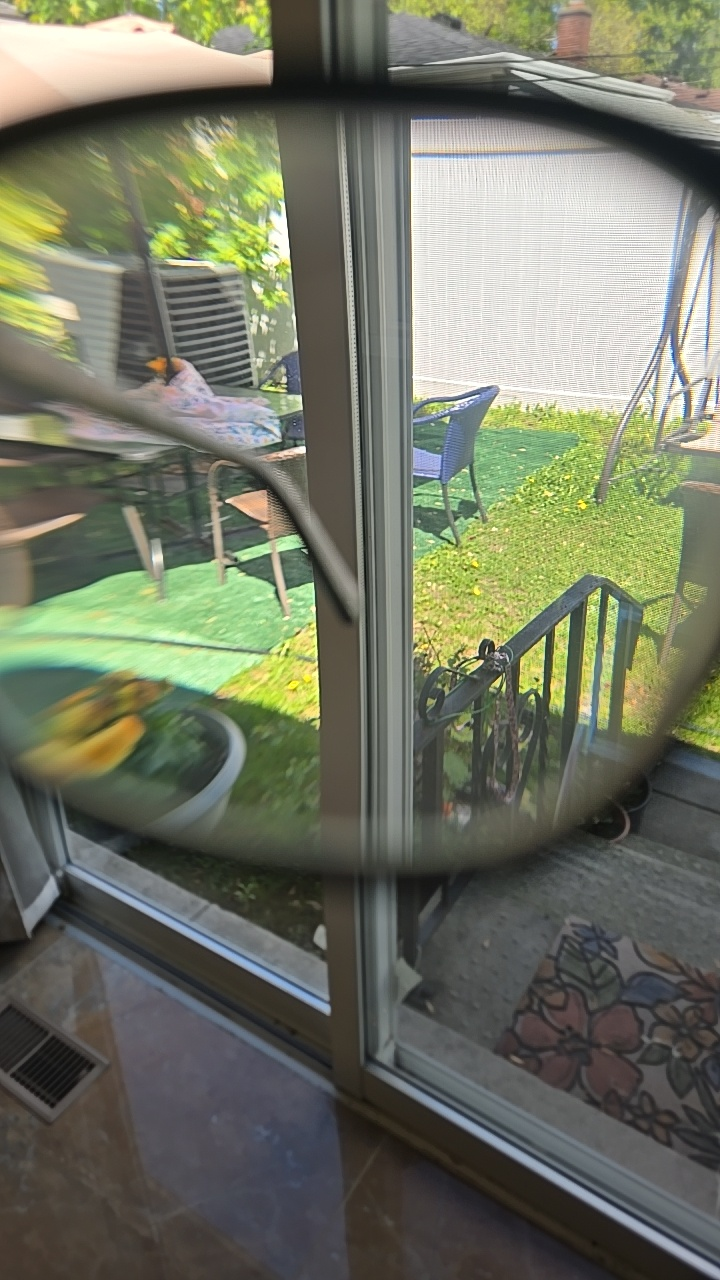
#> input picture backend/data/enroll/lensA/d3a3fc864e6c4a208cc9476d58fca7b0.jpg, 720 x 1280 px
$ python -i refractive_index.py   (imports and definitions only)
#> lines starting #> are read from the running program, lines starting #| are printed output that depends on the picture
#> further down, picture is the input picture: shape (1280, 720, 3); mean B, G, R 99.6, 117.6, 113.8
import cv2
import numpy as np
from scipy import signal
from typing import Dict, Tuple, List

def preprocess_image(image: np.ndarray) -> np.ndarray:
    """Preprocess the image for refractive index analysis."""
    # Convert to grayscale if needed
    if len(image.shape) == 3:
        gray = cv2.cvtColor(image, cv2.COLOR_BGR2GRAY)
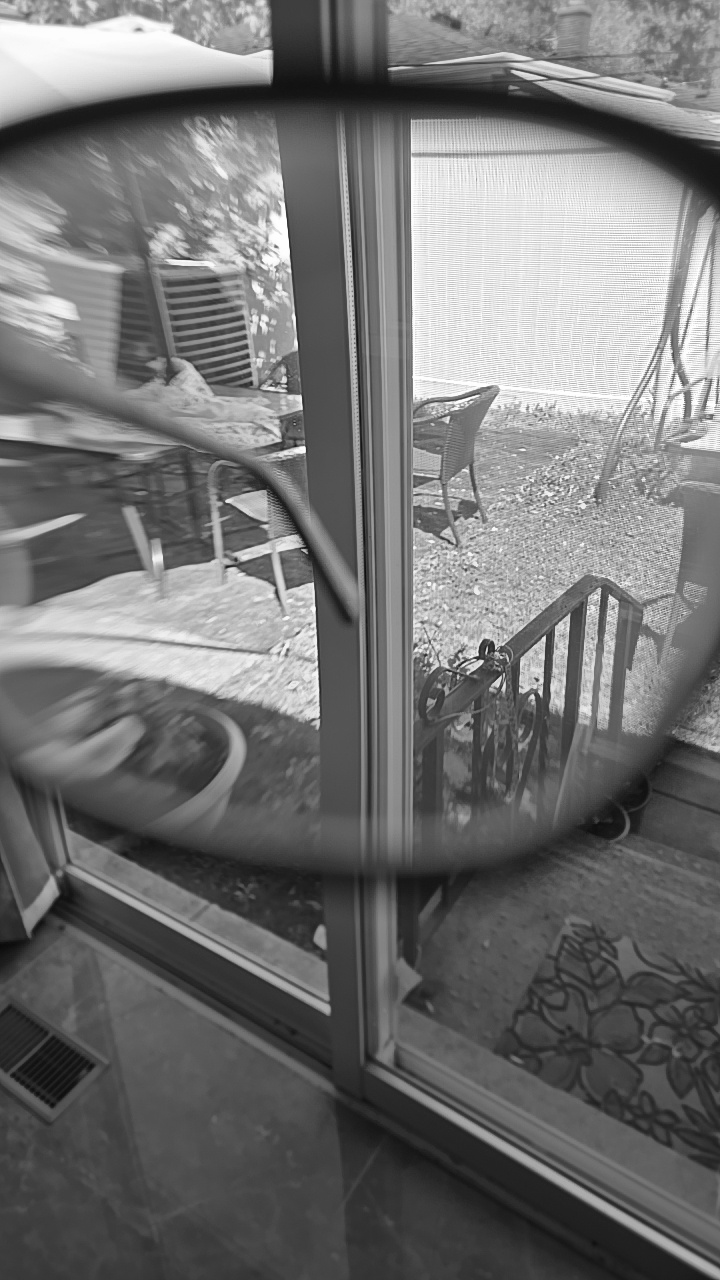
#> gray: shape (1280, 720); min 10, max 255, mean 114.4
    else:
        gray = image

    # Apply Gaussian blur to reduce noise
    blurred = cv2.GaussianBlur(gray, (5, 5), 0)

    # Enhance contrast
    clahe = cv2.createCLAHE(clipLimit=2.0, tileGridSize=(8,8))
    enhanced = clahe.apply(blurred)
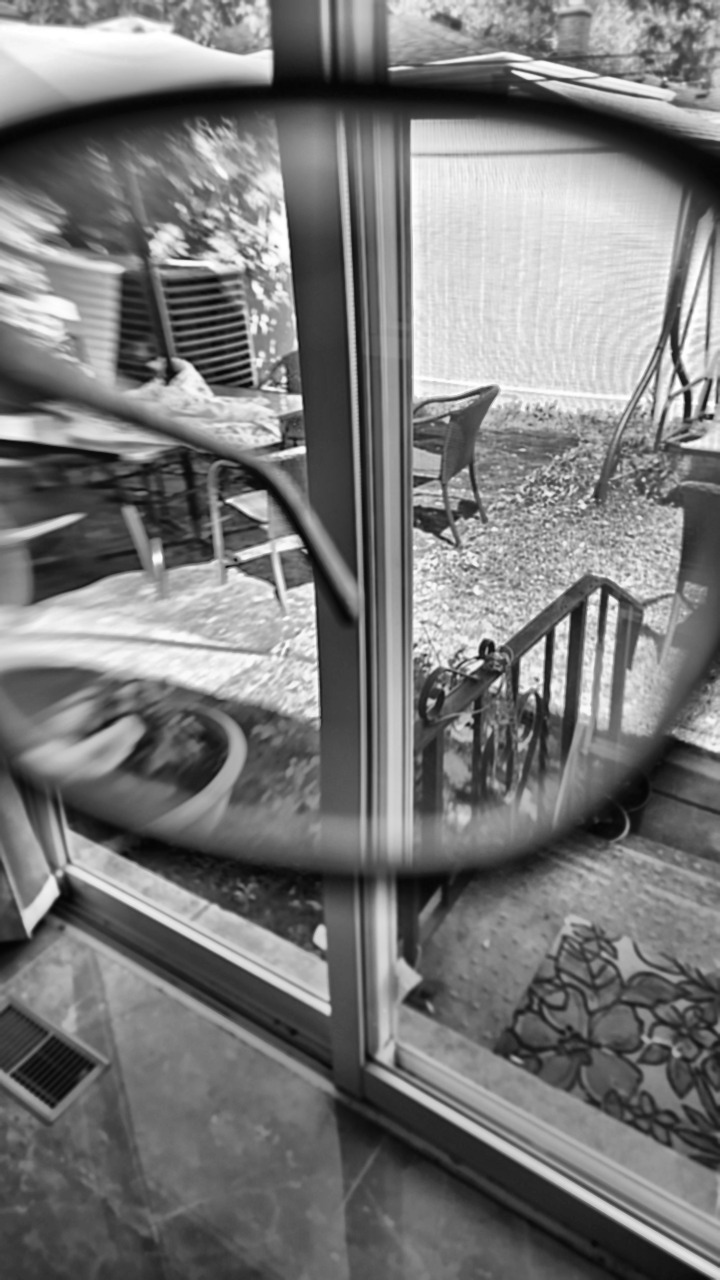
#> enhanced: shape (1280, 720); min 3, max 255, mean 121.2

    return enhanced

# [54 lines left out: functions calculate_reflectance, analyze_refractive_index, not called in this run]

>>> import cv2
>>> picture = cv2.imread('../data/enroll/lensA/d3a3fc864e6c4a208cc9476d58fca7b0.jpg')
>>> result = preprocess_image(picture)

$ run again, on backend/data/enroll/lensA/d5cf1d70385545f0acae2bfe567e8866.jpg
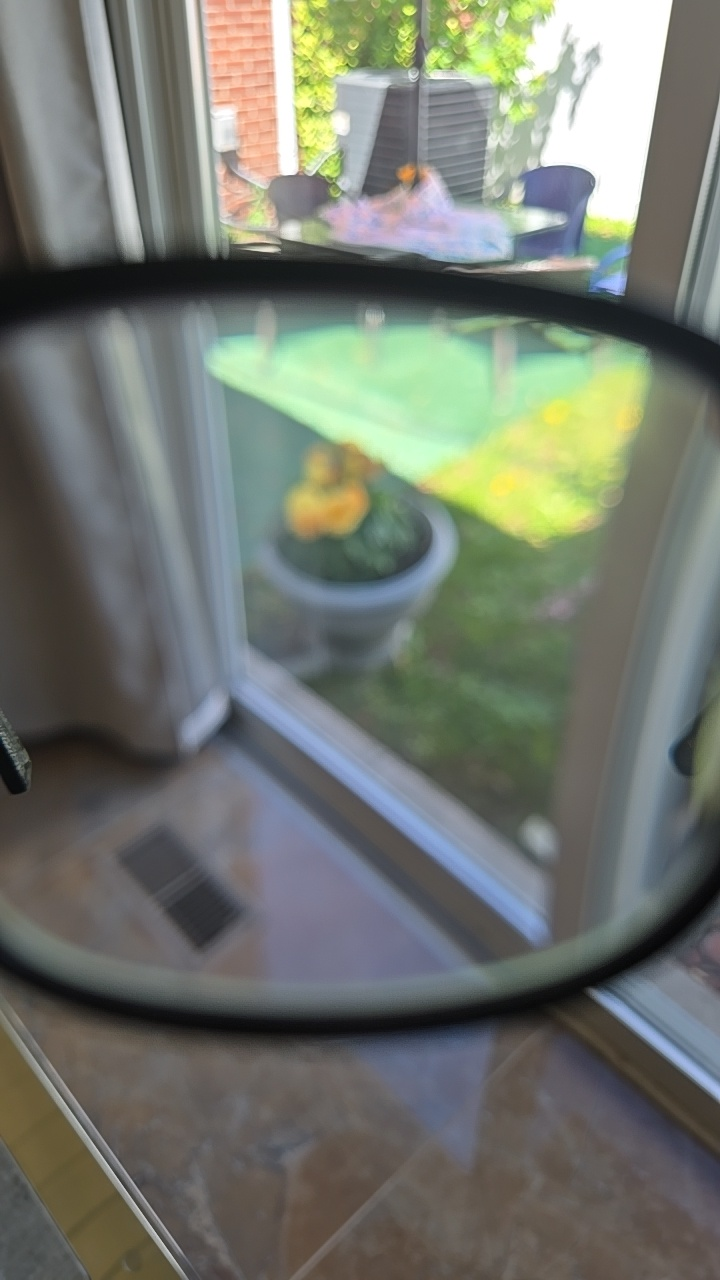
#> input picture backend/data/enroll/lensA/d5cf1d70385545f0acae2bfe567e8866.jpg, 720 x 1280 px
#> picture is the input picture: shape (1280, 720, 3); mean B, G, R 110.8, 119.7, 114.9
#> in preprocess_image, `gray = cv2.cvtColor(image, cv2.COLOR_BGR2GRAY)`:
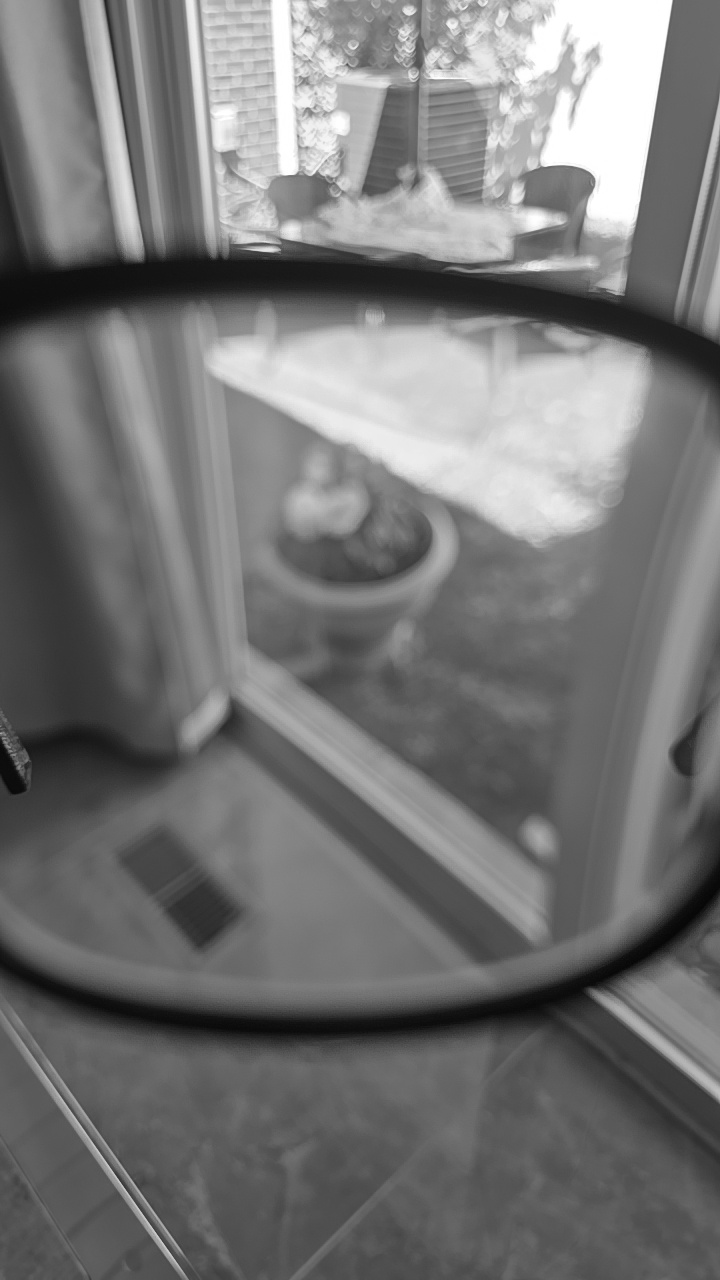
#> gray: shape (1280, 720); min 4, max 255, mean 117.2
#> in preprocess_image, `enhanced = clahe.apply(blurred)`:
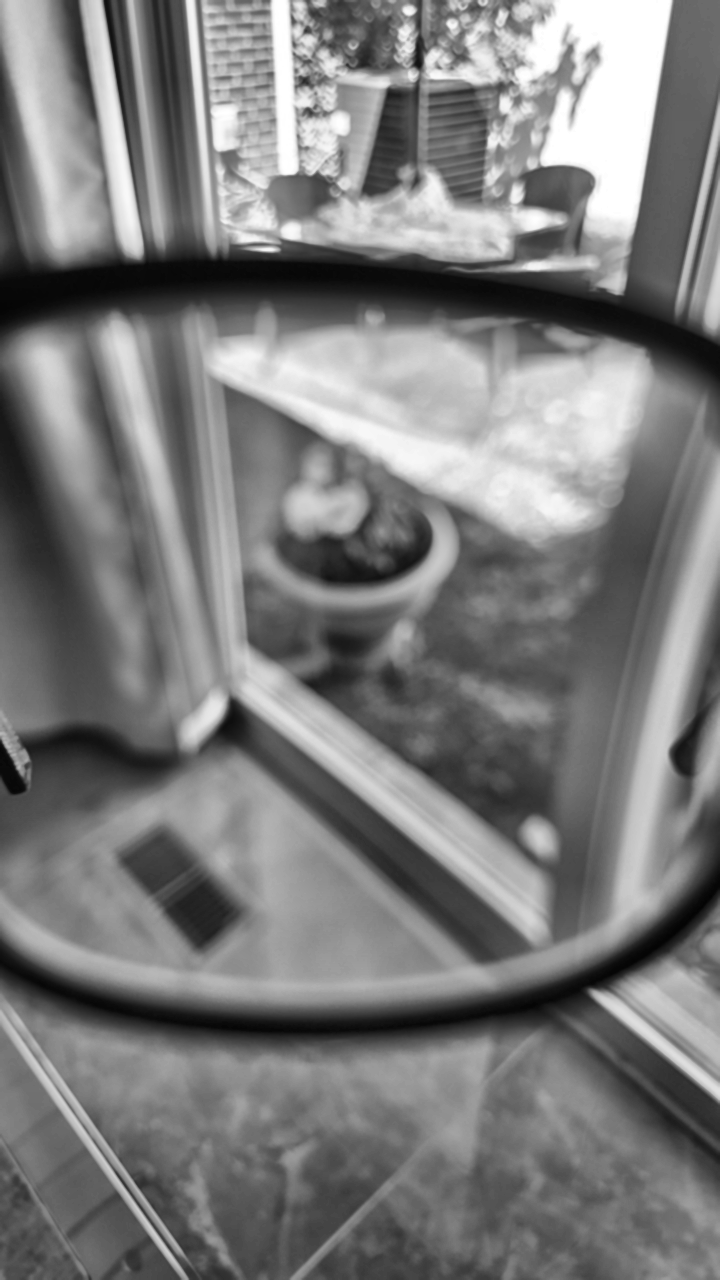
#> enhanced: shape (1280, 720); min 4, max 255, mean 123.6

$ run again, on backend/data/enroll/lensA/e8b358456f414f28bcb3d39d249b9c80.jpg
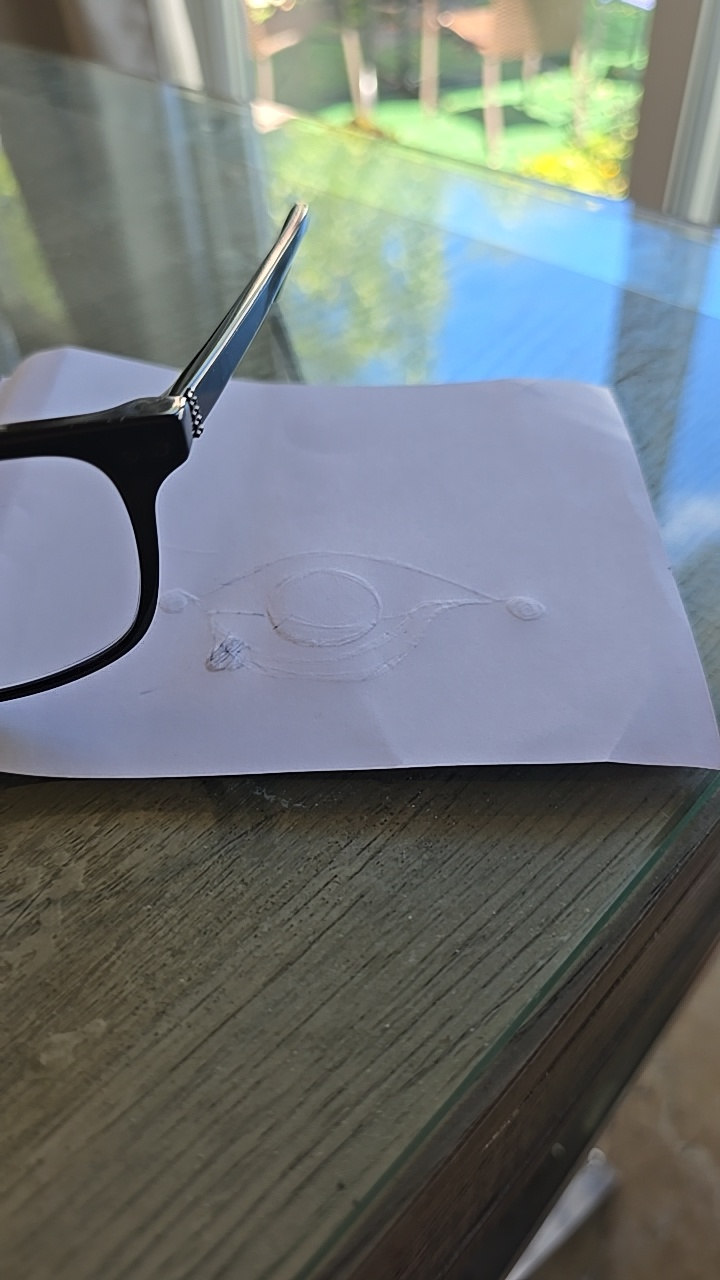
#> input picture backend/data/enroll/lensA/e8b358456f414f28bcb3d39d249b9c80.jpg, 720 x 1280 px
#> picture is the input picture: shape (1280, 720, 3); mean B, G, R 121, 119.7, 112.7
#> in preprocess_image, `gray = cv2.cvtColor(image, cv2.COLOR_BGR2GRAY)`:
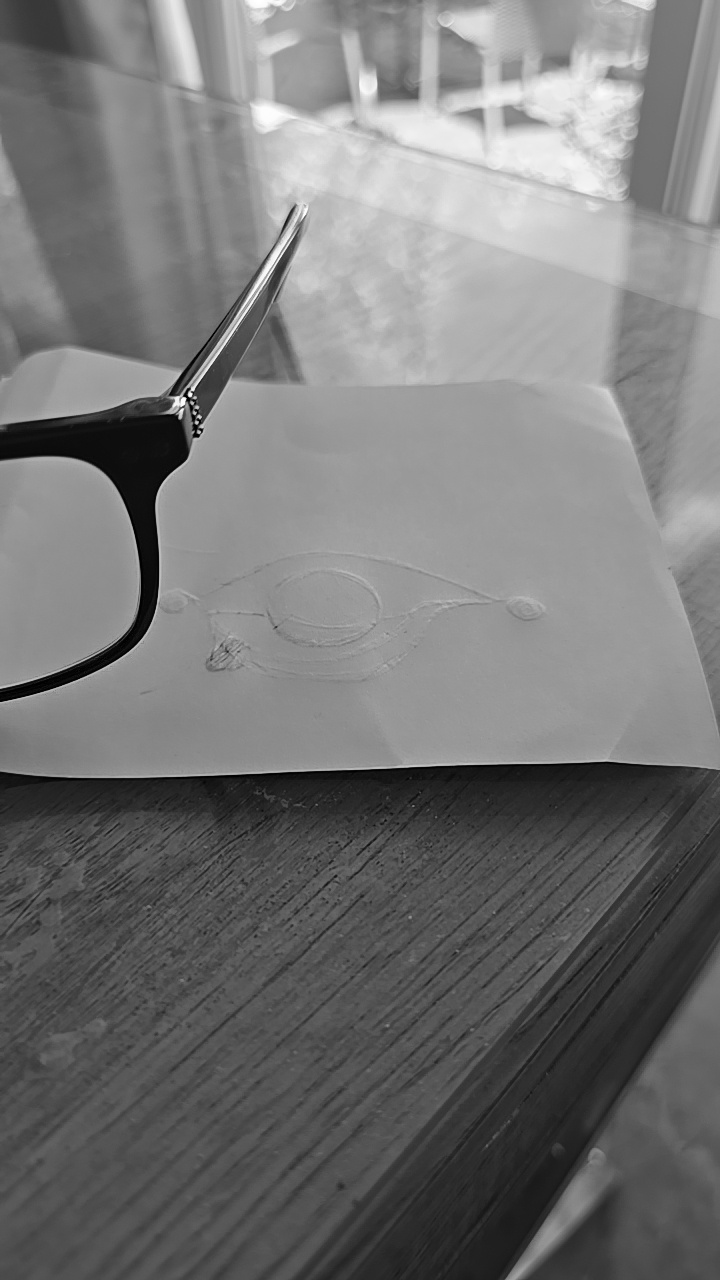
#> gray: shape (1280, 720); min 0, max 255, mean 117.7
#> in preprocess_image, `enhanced = clahe.apply(blurred)`:
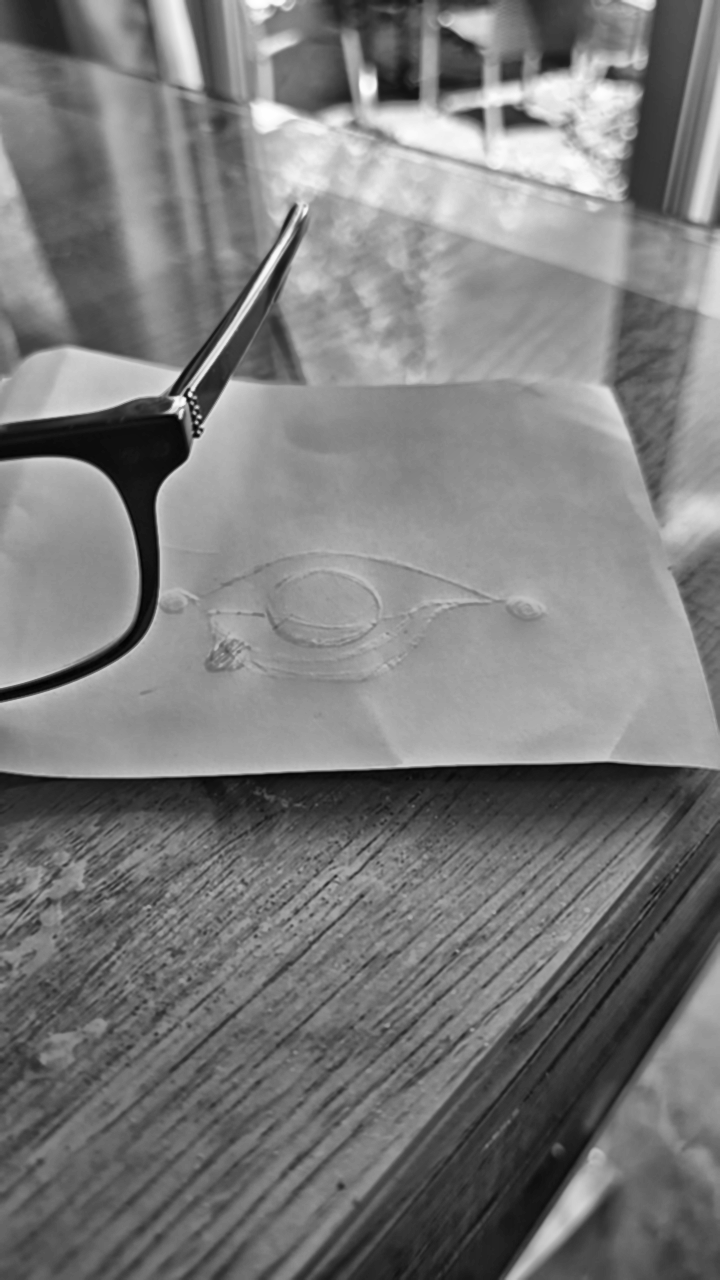
#> enhanced: shape (1280, 720); min 2, max 255, mean 123.3
